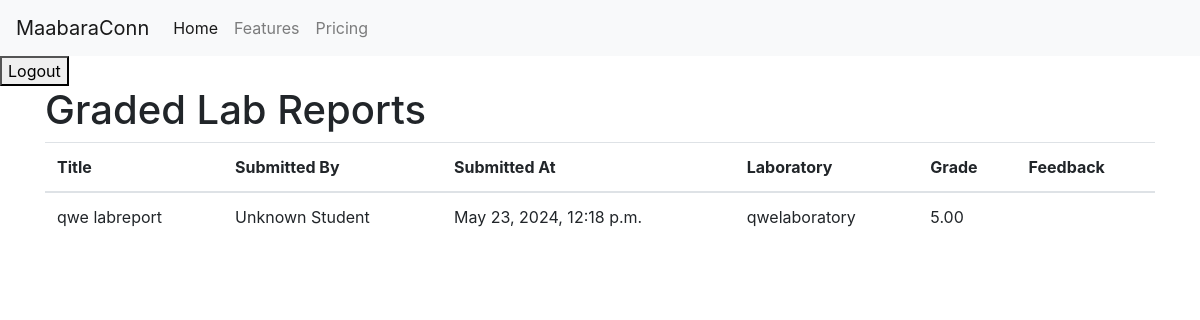
Page /users/lab-reports/grades/ (signed in) on the committed database.
### users/models.py (models this page shows, shortened)
class LabReport(models.Model):
    REPORT_TYPE_CHOICES = [
        ('IND', 'Individual'),
        ('GRP', 'Group'),
    ]
    report_type = models.CharField(
        max_length=3, choices=REPORT_TYPE_CHOICES, default='IND')
    creator = models.ForeignKey(
        settings.AUTH_USER_MODEL, on_delete=models.CASCADE, related_name='created_lab_reports'
    )
    student = models.ForeignKey(
        settings.AUTH_USER_MODEL, on_delete=models.CASCADE, related_name='student_lab_reports', null=True, blank=True
    )
    course = models.ForeignKey(
        Course, on_delete=models.CASCADE, related_name='lab_reports'
    )
    title = models.CharField(max_length=255)
    description = models.TextField()
    laboratory = models.ForeignKey(
        Laboratory, on_delete=models.CASCADE, related_name='lab_reports', null=True
    )
    document = models.FileField(upload_to='lab_reports/')
    submitted_at = models.DateTimeField(auto_now_add=True)
    status = models.CharField(max_length=100, default='Pending')
    template = models.ForeignKey(
        LabTemplate, on_delete=models.SET_NULL, null=True, blank=True, related_name='lab_reports'
    )

class Laboratory(models.Model):
    course = models.ForeignKey(
        Course, on_delete=models.CASCADE, related_name='laboratories')
    name = models.CharField(max_length=255)
    creator = models.ForeignKey(
        settings.AUTH_USER_MODEL, on_delete=models.CASCADE, related_name='laboratories')

class Grade(models.Model):
    lab_report = models.OneToOneField(
        LabReport, on_delete=models.CASCADE, related_name='grade')
    score = models.DecimalField(max_digits=5, decimal_places=2)
    feedback = models.TextField(blank=True)
    graded_by = models.ForeignKey(
        User, on_delete=models.CASCADE, related_name='graded_reports')
    graded_at = models.DateTimeField(auto_now_add=True)

### users/views.py (the view)
# urls.py: path('lab-reports/grades/', views.view_grades, name='view_grades'),
@login_required
def view_grades(request):
    if request.user.role == User.Role.LAB_TECH:
        reports = LabReport.objects.filter(grade__isnull=False).select_related(
            'student', 'creator', 'laboratory', 'grade').order_by('-submitted_at')
    else:
        reports = LabReport.objects.none()  # No access for other roles
    return render(request, 'course/view_grades.html', {'reports': reports})

### users/templates/course/view_grades.html
{% extends 'base.html' %} {% load static %} {% block content %}
<div class="container">
  <h1>Graded Lab Reports</h1>
  <table class="table">
    <thead>
      <tr>
        <th>Title</th>
        <th>Submitted By</th>
        <th>Submitted At</th>
        <th>Laboratory</th>
        <th>Grade</th>
        <th>Feedback</th>
      </tr>
    </thead>
    <tbody>
      {% for report in reports %}
      <tr>
        <td>{{ report.title }}</td>
        <td>{{ report.student.username|default:"Unknown Student" }}</td>
        <td>{{ report.submitted_at }}</td>
        <td>{{ report.laboratory.name }}</td>
        <td>{{ report.grade.score }}</td>
        <td>{{ report.grade.feedback }}</td>
      </tr>
      {% empty %}
      <tr>
        <td colspan="6">No graded lab reports available.</td>
      </tr>
      {% endfor %}
    </tbody>
  </table>
</div>
{% endblock %}

### rows in the picture
LabReport: title "qwe labreport", student.username "Unknown Student", submitted_at "May 23, 2024, 12:18 p.m.", laboratory.name "qwelaboratory", grade.score "5.00"
